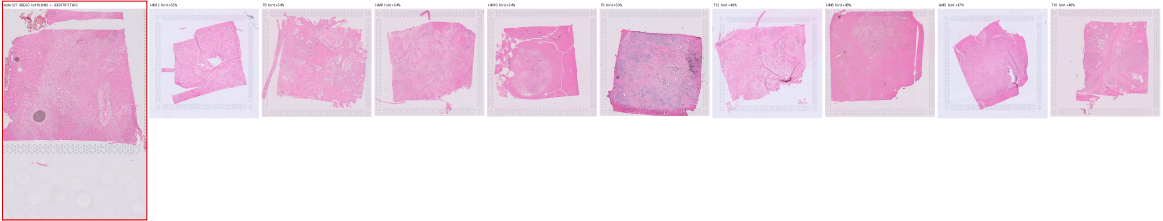
#> input picture Outputs/Patient-Sample-Information/area_review/slide327_area0.png, 3489 x 662 px (shown at 1/3 size)
$ python -i match_capture_areas.py   (imports and definitions only)
#> lines starting #> are read from the running program, lines starting #| are printed output that depends on the picture; after the words box and inside, x2 and y2 are one past the last pixel; in counts of white or black regions, pixels touching at a corner belong together
#> further down, picture is the input picture: shape (662, 3489, 3); mean B, G, R 233.8, 219.3, 239.7
"""
Identify WHICH SAMPLE occupies each capture area of a multi-area Visium slide.

The problem
-----------
Only 22 WSI files were shared, and three slide IDs the cohort needs (352, 308, 57)
are absent under those names -- while two files (327, 343) are not referenced by
the mapping table at all. Several whole-slide TIFFs hold four capture areas, some
of which are tissue sections that exist nowhere else. Labelling them by eye needs a
pathologist.

We do not need one, because every sample already has a reference image of exactly
its own capture area: the Visium hires PNG in `dataset/WSI images/image_<sample>.png`
is what spaceranger produced for that area. So "which sample is this area?" becomes
a measurable 1-of-30 match rather than a judgement call.

Method
------
1. Detect the capture areas on a slide by clustering tissue pixels into 4 groups
   along x (areas sit in one row).
2. Normalise every image -- both detected areas and the 30 references -- by
   cropping to its TISSUE BOUNDING BOX and resizing to a fixed square. This
   cancels the difference between "capture area with margin" and "tissue extent".
3. Score each (area, sample) pair by the best normalised cross-correlation over
   the 8 dihedral orientations, on both the tissue mask and the greyscale texture.
4. Assign samples to areas with a global optimum (Hungarian), so one sample cannot
   be claimed by two areas.

The method is VALIDATED on the slides whose mapping is already known: if it
recovers those assignments it can be trusted on the unknown ones. Every result is
written with its score and margin over the runner-up so a domain expert can review
the ranked candidates rather than start from scratch.

Outputs
    Outputs/Patient-Sample-Information/capture_area_matches.csv
    Outputs/Patient-Sample-Information/capture_area_review/<slide>_<area>.png
        side-by-side of the detected area and its best-matching reference

Run:
    python 01_Patch_Extraction/match_capture_areas.py            # all slides
    python 01_Patch_Extraction/match_capture_areas.py 327 343    # specific slides
"""

import argparse
import os
import re
import sys

import numpy as np
import pandas as pd
import tifffile
from PIL import Image
from scipy.optimize import linear_sum_assignment
import scipy.ndimage as ndi

Image.MAX_IMAGE_PIXELS = None

ROOT = os.path.dirname(os.path.dirname(os.path.abspath(__file__)))
WSI_DIR = os.environ.get(
    "WSI_DIR", r"D:\Aamir Gulzar\KSA_project3\old_project_data\ST_source_WSI_data")
HIRES_DIR = os.path.join(ROOT, "dataset", "WSI images")
OUT_CSV = os.path.join(ROOT, "Outputs", "Patient-Sample-Information",
                       "capture_area_matches.csv")
REVIEW_DIR = os.path.join(ROOT, "Outputs", "Patient-Sample-Information",
                          "capture_area_review")
N_AREAS = 4
NORM = 192          # normalised thumbnail edge


# --------------------------------------------------------------------- imaging
def tissue_mask(rgb):
    """H&E tissue: red clearly above green, not near-black, not paper-white."""
    r = rgb[..., 0].astype(np.int16)
    g = rgb[..., 1].astype(np.int16)
    b = rgb[..., 2].astype(np.int16)
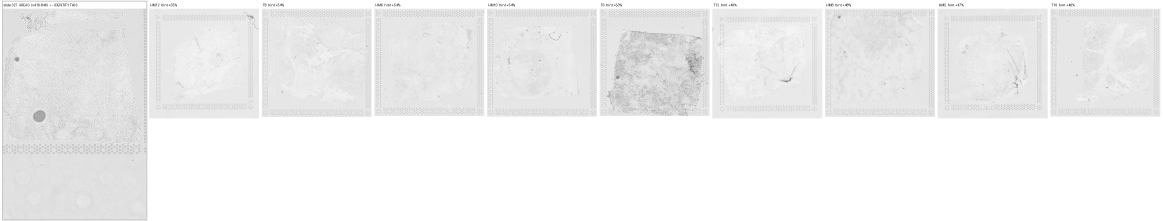
#> b: shape (662, 3489) int16 (shown at 1/3 size); min 1, max 255, mean 239.7
    lum = (r + g + b) / 3.0
    m = (r - g > 12) & (r > 90) & (lum > 60) & (lum < 245)
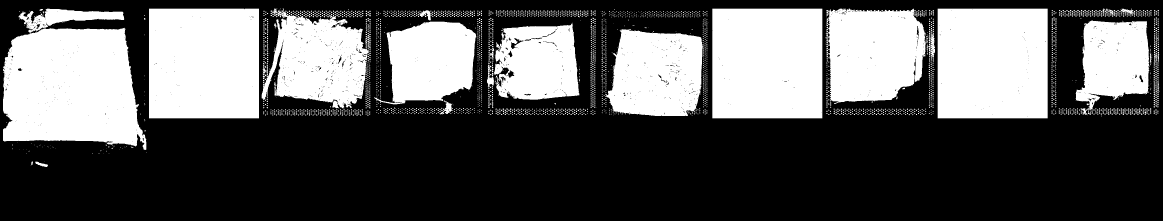
#> m: shape (662, 3489) bool (shown at 1/3 size); 36.2% white; 3156 white regions (3102 under 20 px), largest, box (x1, y1, x2, y2) and area: (9, 83, 439, 450) 127296, (2137, 26, 2467, 355) 108539, (447, 26, 777, 355) 108525
    m = ndi.binary_opening(m, np.ones((3, 3)))
#> m: shape (662, 3489) bool; 35.3% white; 1066 white regions (1020 under 20 px), largest, box (x1, y1, x2, y2) and area: (9, 84, 439, 449) 127116, (2137, 26, 2467, 355) 108537, (447, 26, 777, 355) 108520
    m = ndi.binary_closing(m, np.ones((7, 7)))
#> m: shape (662, 3489) bool; 36.1% white; 306 white regions (195 under 20 px), largest, box (x1, y1, x2, y2) and area: (9, 26, 439, 449) 137884, (447, 26, 777, 355) 108570, (2137, 26, 2467, 355) 108570
    return m


def normalise(rgb, mask=None):
    """Crop to the tissue bbox and resize to NORM x NORM. Returns (gray, mask)."""
    m = tissue_mask(rgb) if mask is None else mask
    if m.sum() < 50:
        return None, None
    ys, xs = np.where(m)
    sub = rgb[ys.min():ys.max() + 1, xs.min():xs.max() + 1]
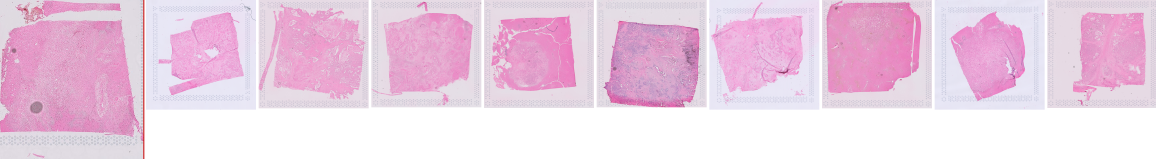
#> sub: shape (475, 3468, 3) (shown at 1/3 size); mean B, G, R 227.6, 207.5, 235.3
    sm = m[ys.min():ys.max() + 1, xs.min():xs.max() + 1]
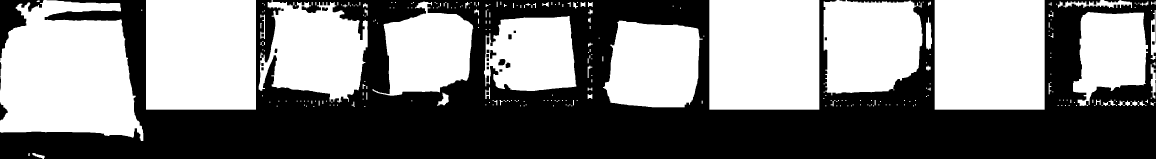
#> sm: shape (475, 3468) bool (shown at 1/3 size); 50.6% white; 30 black regions, largest, box (x1, y1, x2, y2) and area: (0, 0, 3468, 475) 801792, (0, 0, 132, 182) 8322, (0, 306, 23, 362) 701
    g = np.asarray(Image.fromarray(sub).convert("L").resize((NORM, NORM), Image.BILINEAR),
                   np.float32)
#> g: shape (192, 192) float32
    mm = np.asarray(Image.fromarray(sm.astype(np.uint8) * 255).resize((NORM, NORM),
                                                                      Image.BILINEAR),
                    np.float32) / 255.0
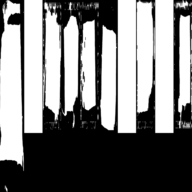
#> mm: shape (192, 192) float32; min 0, max 1, mean 0.506
    # invert grey so tissue is high, then zero-mean for correlation
    g = 255.0 - g
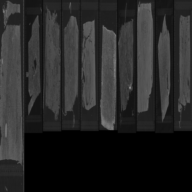
#> g: shape (192, 192) float32; min 0, max 135, mean 38.3
    g = (g - g.mean()) / (g.std() + 1e-6)
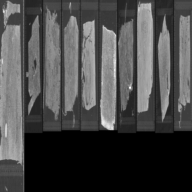
#> g: shape (192, 192) float32; min -1.24, max 3.13, mean 9.27e-08; drawn with min black and max white
    return g, mm


# [197 lines left out: functions dihedral, score_pair, slide_level, detect_areas, main, not called in this run]


# [2 lines not run here, left out]

>>> import cv2
>>> picture = cv2.imread('../Outputs/Patient-Sample-Information/area_review/slide327_area0.png')
>>> result = normalise(picture)

$ run again, on Outputs/Patient-Sample-Information/capture_area_review/slide117_area1_IU_PDA_HM2.png
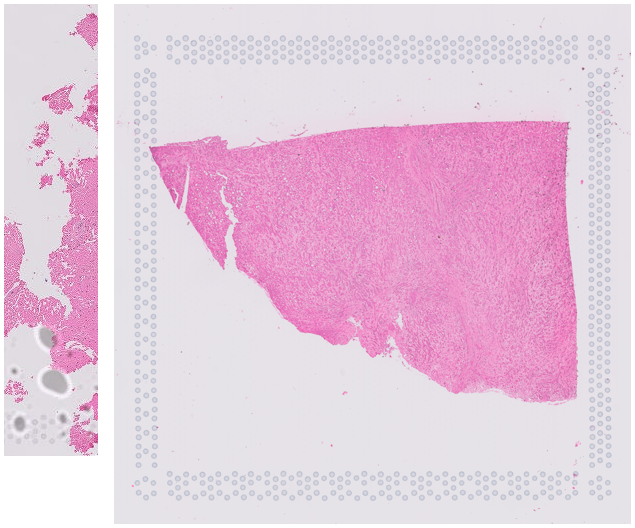
#> input picture Outputs/Patient-Sample-Information/capture_area_review/slide117_area1_IU_PDA_HM2.png, 635 x 528 px
#> picture is the input picture: shape (528, 635, 3); mean B, G, R 221.7, 202.4, 229.7
#> in tissue_mask, `m = (r - g > 12) & (r > 90) & (lum > 60) & (lum < 245)`:
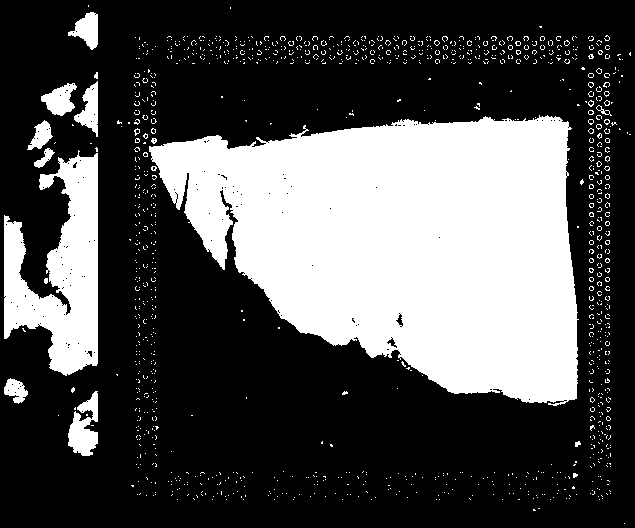
#> m: shape (528, 635) bool; 31.3% white; 1161 white regions (1144 under 20 px), largest, box (x1, y1, x2, y2) and area: (149, 115, 579, 406) 84633, (4, 150, 98, 376) 11986, (68, 391, 98, 456) 1165
#> sm: shape (465, 601) bool; 36.3% white; 13 white regions (4 under 20 px), largest, box (x1, y1, x2, y2) and area: (145, 104, 574, 391) 84829, (0, 142, 94, 363) 12285, (64, 380, 94, 444) 1293
#> in normalise, `g = (g - g.mean()) / (g.std() + 1e-6)`:
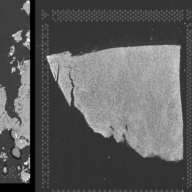
#> g: shape (192, 192) float32; min -1.76, max 3.09, mean 6.62e-09; drawn with min black and max white

$ run again, on Outputs/Patient-Sample-Information/capture_area_review/slide117_area2_IU_PDA_T1.png
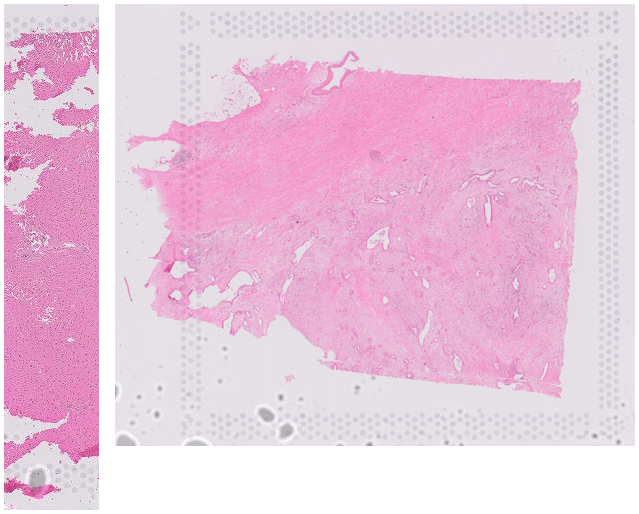
#> input picture Outputs/Patient-Sample-Information/capture_area_review/slide117_area2_IU_PDA_T1.png, 639 x 514 px
#> picture is the input picture: shape (514, 639, 3); mean B, G, R 220.9, 200, 233.2
#> in tissue_mask, `m = (r - g > 12) & (r > 90) & (lum > 60) & (lum < 245)`:
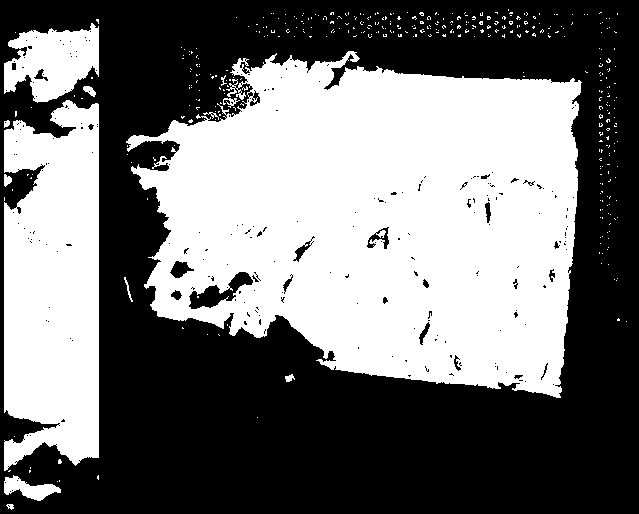
#> m: shape (514, 639) bool; 45.8% white; 382 white regions (369 under 20 px), largest, box (x1, y1, x2, y2) and area: (126, 51, 582, 398) 112848, (4, 100, 99, 471) 30152, (4, 23, 99, 103) 4956
#> sm: shape (485, 577) bool; 53.9% white; 10 black regions, largest, box (x1, y1, x2, y2) and area: (0, 0, 577, 485) 123047, (0, 57, 65, 114) 1974, (0, 0, 87, 39) 984
#> in normalise, `g = (g - g.mean()) / (g.std() + 1e-6)`:
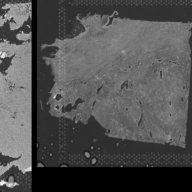
#> g: shape (192, 192) float32; min -1.75, max 3.74, mean -6.62e-08; drawn with min black and max white
